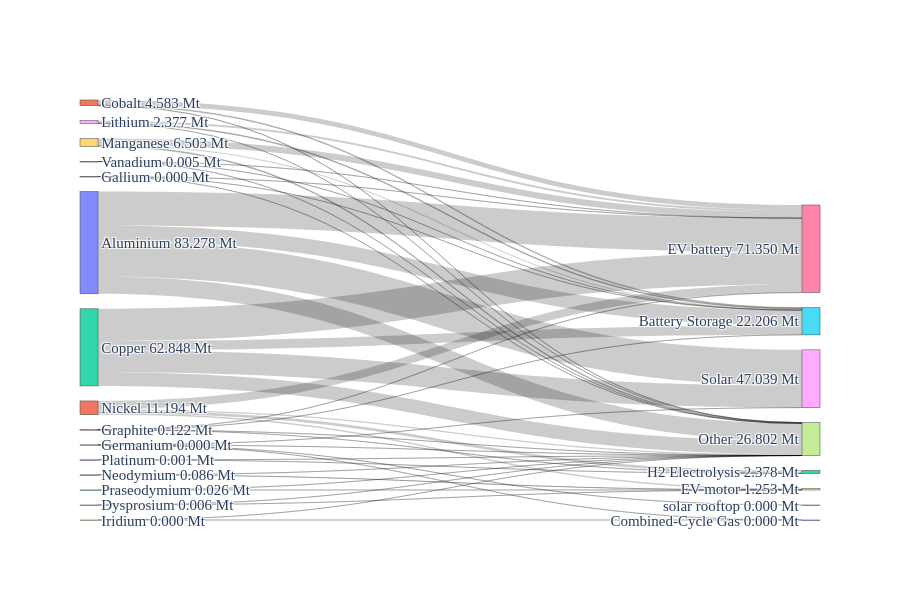

Notebook cell for this chart:
### Code cell
network_key = sample_low_wind
df_merged, totals_Mt = compute_mineral_demand_network(
    n[network_key],
    all_minerals,
    "Market share current",
    mineral_intensities,
    tech_scenarios,
    capacity_col_name="capacity",
    evs=True,
)

# assuming `criticality` DataFrame exists and includes
# "GeoPolRisk Characterization Factor [eq. Kg-Cu/Kg]" and a mineral name column
plot_mineral_to_tech_sankey(
    df_merged,
    all_minerals,
    tech_col=None,
    network_name=network_key,
    mode="mass",
    # criticality_df=criticality,
    criticality_min_col=None,  # or the actual mineral name column in your `criticality` DF
    criticality_score_col="GeoPolRisk Characterization Factor [eq. Kg-Cu/Kg]",
    fmt_decimals=3,
)

### Figure 1 — Plotly figure (JSON) as saved in the notebook; plotly's stock layout.template omitted (floating-point values rounded to 4 significant figures)
{"data": [{"link": {"customdata": ["Aluminium → Battery Storage: 12.501 Mt", "Aluminium → EV battery: 27.675 Mt", "Aluminium → Other: 14.005 Mt", "Aluminium → Solar: 29.096 Mt", "Cobalt → Battery Storage: 0.594 Mt", "Cobalt → EV battery: 3.976 Mt", "Cobalt → Other: 0.013 Mt", "Copper → Battery Storage: 7.575 Mt", "Copper → EV battery: 26.254 Mt", "Copper → Other: 11.077 Mt", "Copper → Solar: 17.943 Mt", "Dysprosium → EV motor: 0.006 Mt", "Dysprosium → Other: 0.000 Mt", "Gallium → Battery Storage: 0.000 Mt", "Gallium → EV battery: 0.000 Mt", "Gallium → Other: 0.000 Mt", "Germanium → Combined-Cycle Gas: 0.000 Mt", "Germanium → Other: 0.000 Mt", "Germanium → Solar: 0.000 Mt", "Germanium → solar rooftop: 0.000 Mt", "Graphite → Battery Storage: 0.022 Mt", "Graphite → EV battery: 0.056 Mt", "Graphite → H2 Electrolysis: 0.031 Mt", "Graphite → Other: 0.012 Mt", "Iridium → Combined-Cycle Gas: 0.000 Mt", "Iridium → Other: 0.000 Mt", "Lithium → Battery Storage: 0.628 Mt", "Lithium → EV battery: 1.748 Mt", "Lithium → Other: 0.000 Mt", "Manganese → Battery Storage: 0.884 Mt", "Manganese → EV battery: 4.954 Mt", "Manganese → Other: 0.665 Mt", "Neodymium → EV motor: 0.079 Mt", "Neodymium → Other: 0.007 Mt", "Nickel → EV battery: 6.683 Mt", "Nickel → EV motor: 1.143 Mt", "Nickel → H2 Electrolysis: 2.346 Mt", "Nickel → Other: 1.021 Mt", "Platinum → H2 Electrolysis: 0.000 Mt", "Platinum → Other: 0.000 Mt", "Praseodymium → EV motor: 0.024 Mt", "Praseodymium → Other: 0.002 Mt", "Vanadium → Battery Storage: 0.001 Mt", "Vanadium → EV battery: 0.003 Mt", "Vanadium → Other: 0.000 Mt"], "source": [0, 0, 0, 0, 1, 1, 1, 2, 2, 2, 2, 3, 3, 4, 4, 4, 5, 5, 5, 5, 6, 6, 6, 6, 7, 7, 8, 8, 8, 9, 9, 9, 10, 10, 11, 11, 11, 11, 13, 13, 12, 12, 14, 14, 14], "target": [15, 16, 17, 18, 15, 16, 17, 15, 16, 17, 18, 19, 17, 15, 16, 17, 20, 17, 18, 21, 15, 16, 22, 17, 20, 17, 15, 16, 17, 15, 16, 17, 19, 17, 16, 19, 22, 17, 22, 17, 19, 17, 15, 16, 17], "value": [12.5, 27.68, 14.0, 29.1, 0.5941, 3.976, 0.01301, 7.575, 26.25, 11.08, 17.94, 0.006447, 3.822e-05, 0.000138, 0.0003225, 3.393e-05, 3.436e-05, 5.028e-07, 0.0001489, 3.063e-05, 0.02222, 0.05613, 0.03112, 0.01229, 2.474e-06, 2.554e-08, 0.6283, 1.748, 0.0003034, 0.8838, 4.954, 0.6646, 0.0794, 0.006851, 6.683, 1.143, 2.346, 1.021, 0.0004991, 1.51e-05, 0.02417, 0.002066, 0.001297, 0.003139, 0.0003148]}, "node": {"customdata": [83.28, 4.583, 62.85, 0.006485, 0.0004944, 0.0002144, 0.1218, 2.5e-06, 2.377, 6.503, 0.08625, 11.19, 0.02623, 0.0005142, 0.00475, 22.21, 71.35, 26.8, 47.04, 1.253, 3.683e-05, 3.063e-05, 2.378], "label": ["Aluminium\n83.278 Mt", "Cobalt\n4.583 Mt", "Copper\n62.848 Mt", "Dysprosium\n0.006 Mt", "Gallium\n0.000 Mt", "Germanium\n0.000 Mt", "Graphite\n0.122 Mt", "Iridium\n0.000 Mt", "Lithium\n2.377 Mt", "Manganese\n6.503 Mt", "Neodymium\n0.086 Mt", "Nickel\n11.194 Mt", "Praseodymium\n0.026 Mt", "Platinum\n0.001 Mt", "Vanadium\n0.005 Mt", "Battery Storage\n22.206 Mt", "EV battery\n71.350 Mt", "Other\n26.802 Mt", "Solar\n47.039 Mt", "EV motor\n1.253 Mt", "Combined-Cycle Gas\n0.000 Mt", "solar rooftop\n0.000 Mt", "H2 Electrolysis\n2.378 Mt"], "pad": 15, "thickness": 18}, "type": "sankey"}], "layout": {"font": {"family": "Georgia, serif, Arial, sans-serif", "size": 15}, "height": 600, "title": {"text": ""}, "width": 900}}
